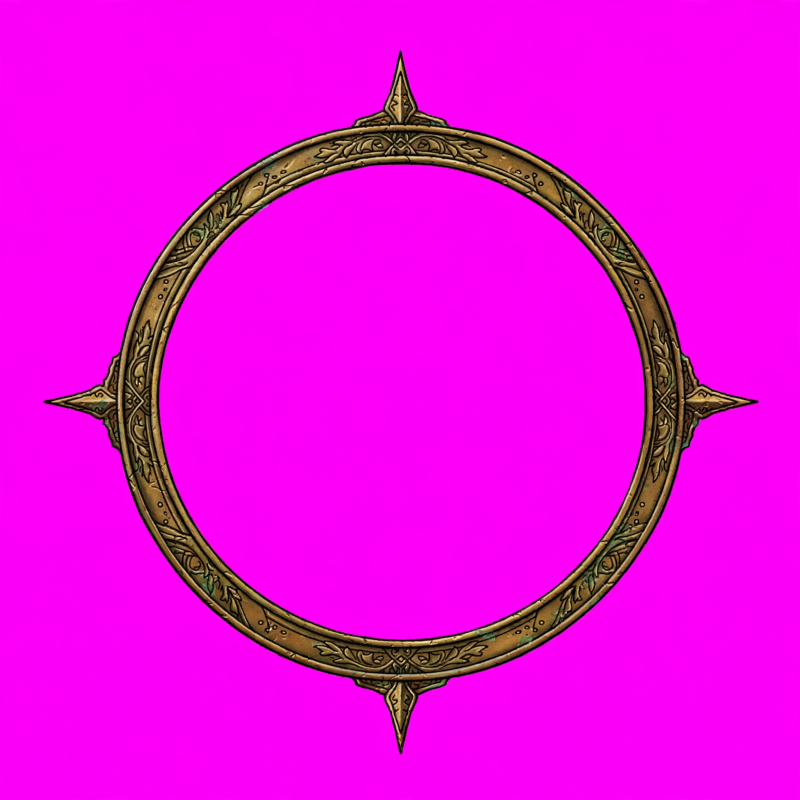
#> input picture processing/muse_ui_v1/UI_FrameRing.png, 1600 x 1600 px (shown at 1/2 size)
$ python -i make_grimoire_ornaments.py   (imports and definitions only)
#> lines starting #> are read from the running program, lines starting #| are printed output that depends on the picture
#!/usr/bin/env python3
"""ARHeroes-Spellbook-Demo — grimoire ornaments for the spread (Oct 2026).

Turns the Muse ink drawings (processing/ui_prompts.json, section "grimoire") into page sprites:
  - ink ornaments are recoloured to one sepia ink; heavy knots are lightened LOCALLY (only where the
    stroke is thick), so thin connecting lines keep their full width and stay continuous
  - the bottom border rule is split into a left and a right half, so a page number sits in a small gap
  - hatched sketches become sepia ink whose strength follows the darkness of the drawing
  - medallion art keeps its own drawing; it is only warmed slightly toward the book's paper
  - the active medallion gets a narrow golden rim glow and a small sparkle

Usage:
  python make_grimoire_ornaments.py --raw muse_raw/ --out ../Assets/Spellbook/UI

Requires: pip install pillow numpy
"""

import argparse
import math
from pathlib import Path

import numpy as np
from PIL import Image, ImageDraw, ImageFilter

from make_ui_sprites import FRAME_SIZE, hole_radius, key, medal, pad_square, trim

INK = (46, 26, 13)
LIGHT_INK = (120, 88, 58)


# [54 lines left out: functions ink, lighten_knots, sepia_sketch, paper_tone, rim_glow, sparkle, not called in this run]


def crop(img):
    return img.crop(img.split()[3].point(lambda v: 255 if v > 8 else 0).getbbox())


# [45 lines left out: functions build, main, not called in this run]


# [2 lines not run here, left out]

>>> import cv2
>>> picture = cv2.imread('muse_ui_v1/UI_FrameRing.png', cv2.IMREAD_GRAYSCALE)
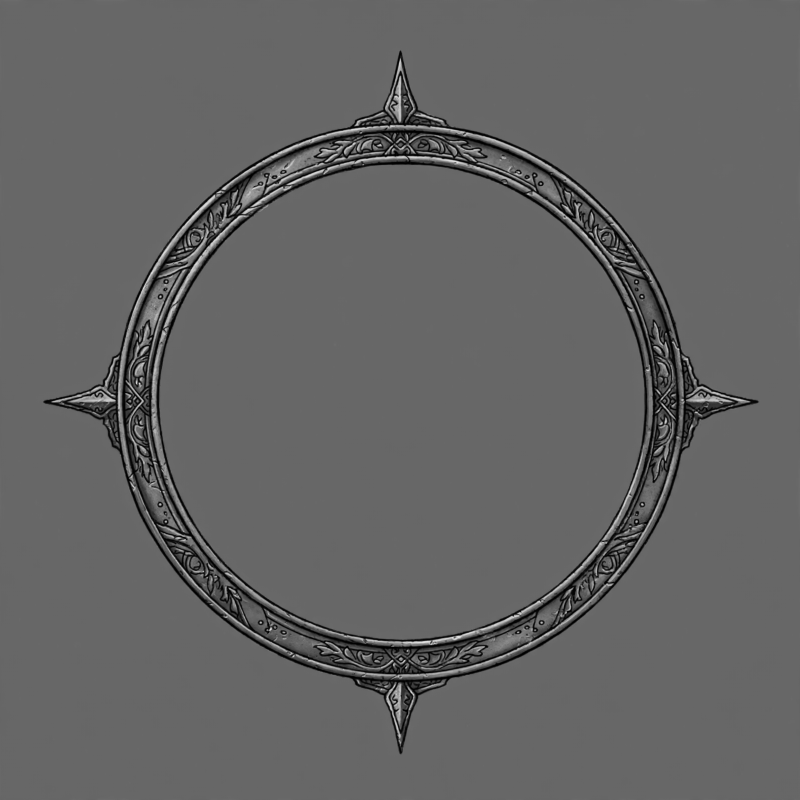
#> picture: shape (1600, 1600) (shown at 1/2 size); min 0, max 234, mean 99.7
#> (the run stopped early here; a loop or call above may not have finished)

$ run again, on processing/muse_ui_v1/UI_ArtShards.png
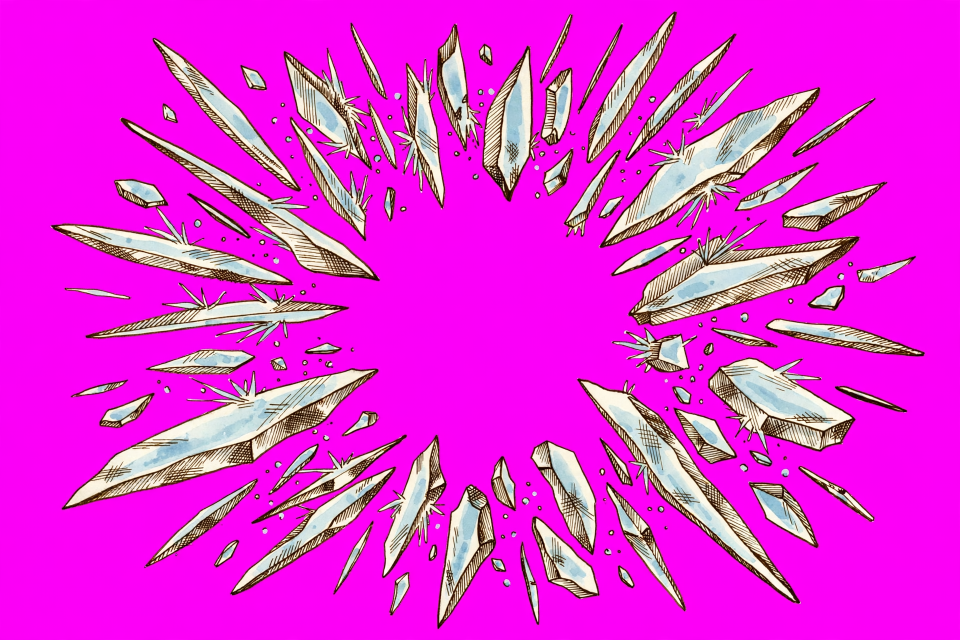
#> input picture processing/muse_ui_v1/UI_ArtShards.png, 1920 x 1280 px (shown at 1/2 size)
#> `picture = cv2.imread('muse_ui_v1/UI_FrameRing.png', cv2.IMREAD_GRAYSCA..`:
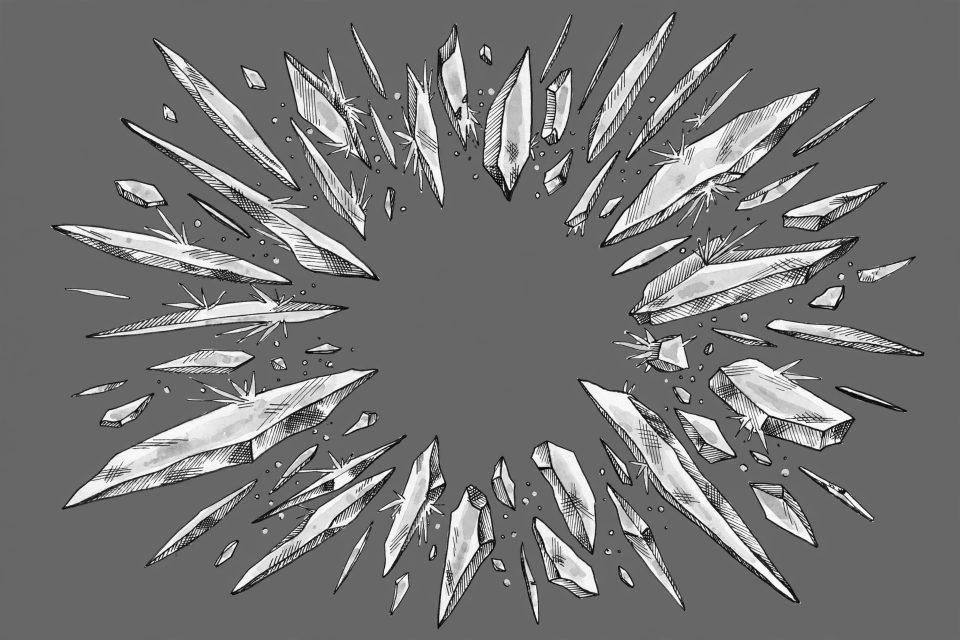
#> picture: shape (1280, 1920) (shown at 1/2 size); min 0, max 255, mean 117.6

$ run again, on processing/muse_ui_v1/UI_Cartouche.png
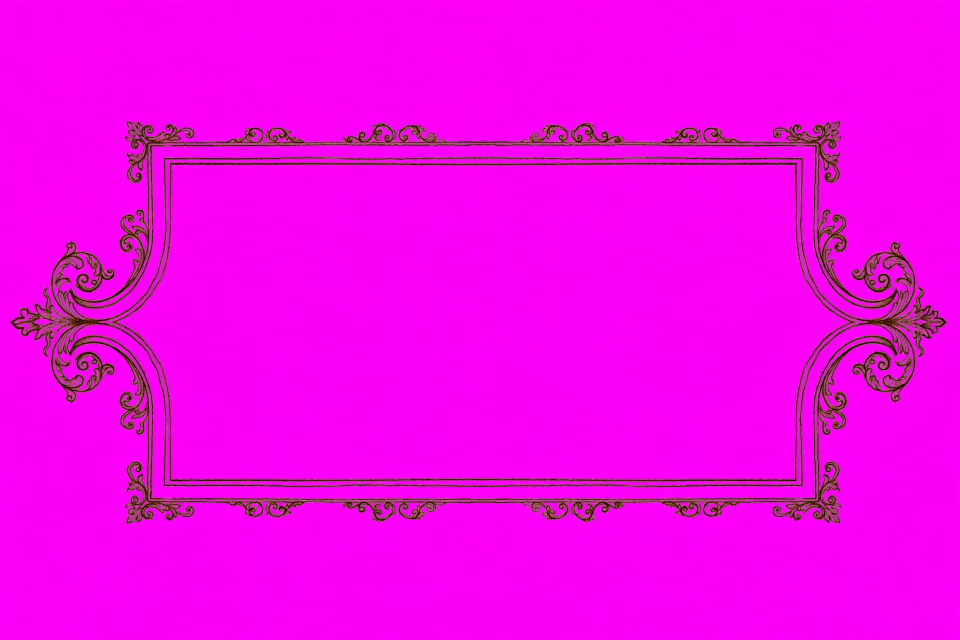
#> input picture processing/muse_ui_v1/UI_Cartouche.png, 1920 x 1280 px (shown at 1/2 size)
#> `picture = cv2.imread('muse_ui_v1/UI_FrameRing.png', cv2.IMREAD_GRAYSCA..`:
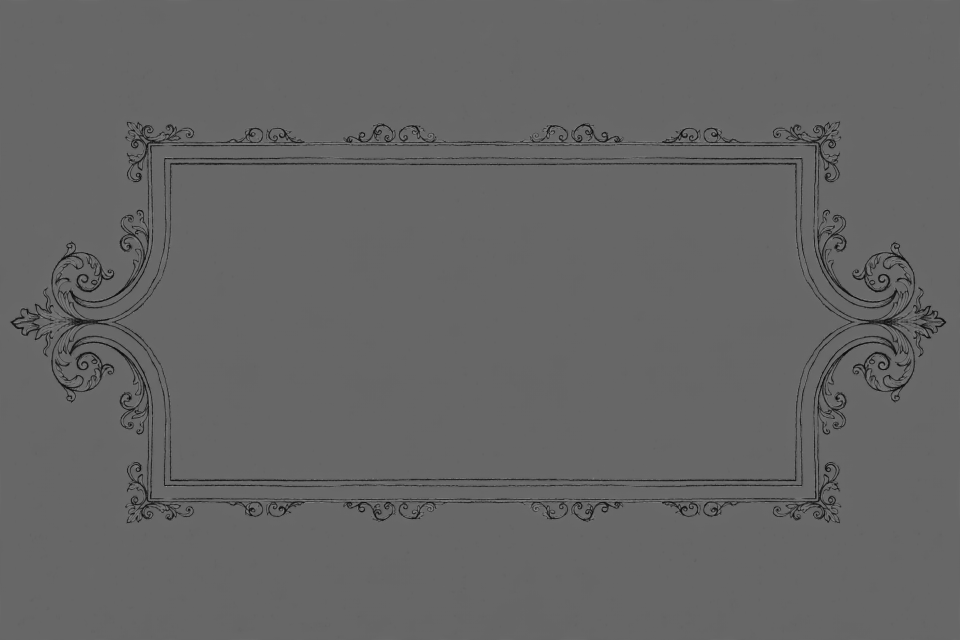
#> picture: shape (1280, 1920) (shown at 1/2 size); min 5, max 171, mean 101.2

$ run again, on processing/muse_ui_v1/UI_CornerFlourish.png
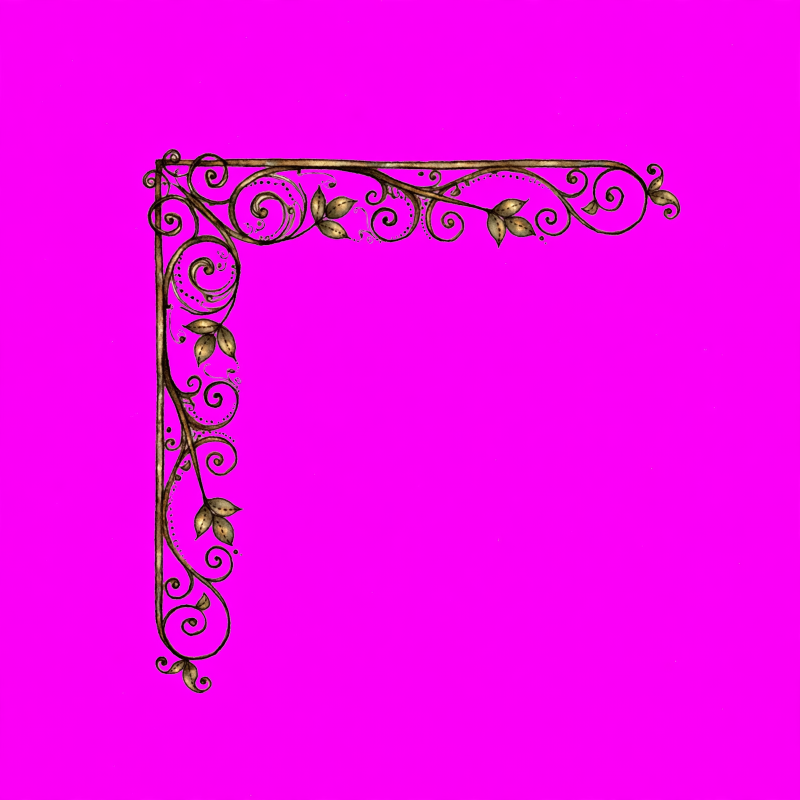
#> input picture processing/muse_ui_v1/UI_CornerFlourish.png, 1600 x 1600 px (shown at 1/2 size)
#> `picture = cv2.imread('muse_ui_v1/UI_FrameRing.png', cv2.IMREAD_GRAYSCA..`:
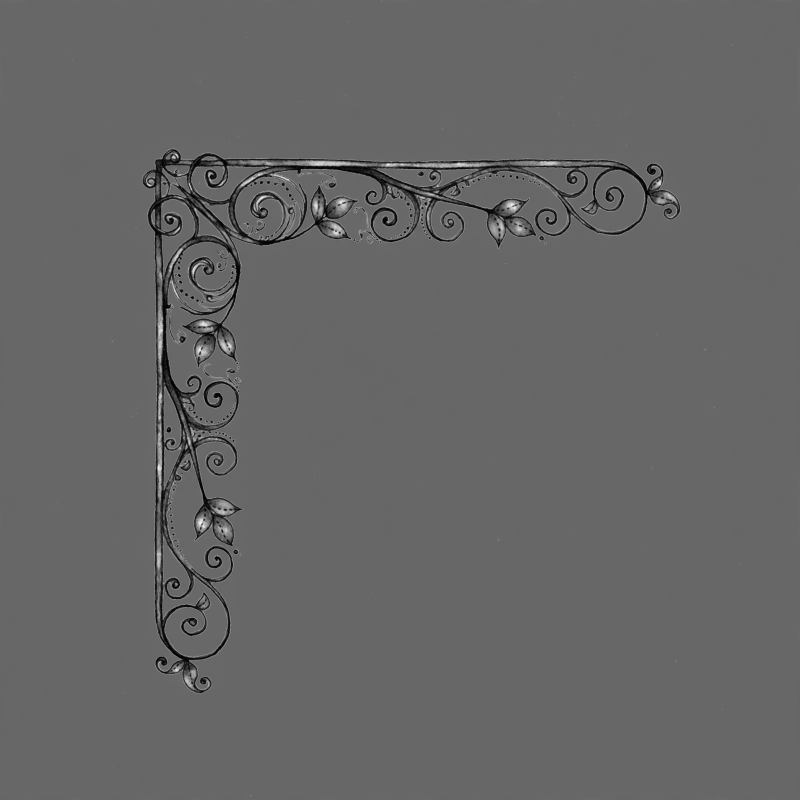
#> picture: shape (1600, 1600) (shown at 1/2 size); min 0, max 245, mean 101.7
